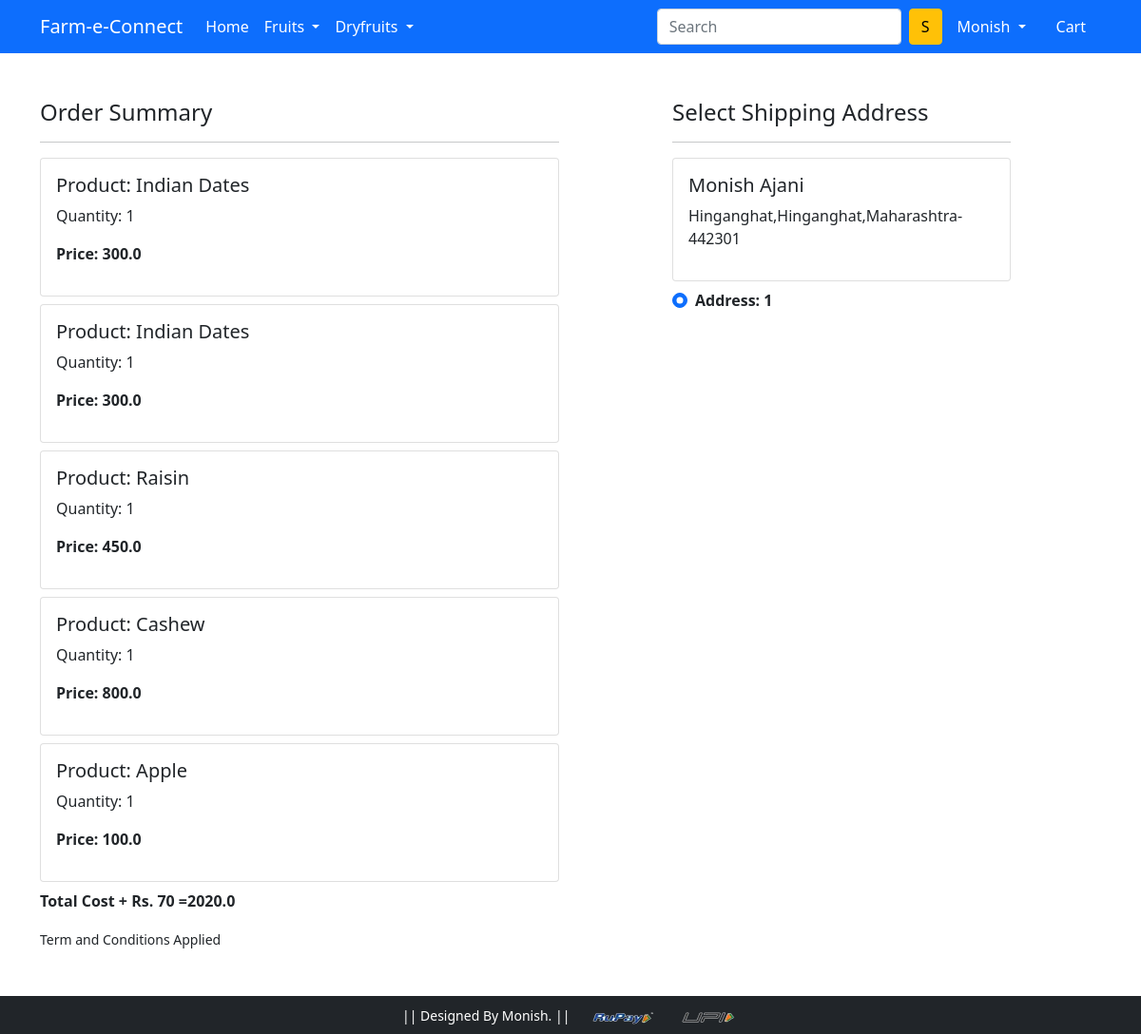
Page /checkout/ (signed in) on the committed database.
### app/models.py (models this page shows, shortened)
class cart(models.Model):
    user=models.ForeignKey(User,on_delete=models.CASCADE)
    product=models.ForeignKey(Product,on_delete=models.CASCADE)
    quantity=models.PositiveIntegerField(default=1)
    @property
    def totalcost(self):
        return self.quantity * self.product.discount_price

class Product(models.Model):
    title=models.CharField(max_length=100)
    selling_price=models.FloatField()
    discount_price=models.FloatField()
    description=models.TextField()
    brand=models.CharField(max_length=100)
    category=models.CharField(choices=CATEGORY_CHOICES,max_length=2)
    product_image=models.ImageField(upload_to='productimg')

class Customer(models.Model):
    user=models.ForeignKey(User,on_delete=models.CASCADE)
    name=models.CharField(max_length=200)
    locality=models.CharField(max_length=200)
    city=models.CharField(max_length=250)
    zipcode=models.IntegerField()
    state=models.CharField(choices=STATE_CHOICES,max_length=50)

### app/views.py (the view)
# urls.py: path('checkout/', views.checkout, name='checkout'),
@login_required
def checkout(request):
 user=request.user
 add=Customer.objects.filter(user=user)
 cart_items=cart.objects.filter(user=user)
 amount=0.0
 shipping_amount=70.0
 cart_product=[p  for p in cart.objects.all() if p.user == request.user]
 if cart_items:
  for p in cart_product:
    tempamount=(p.quantity * p.product.discount_price)
    amount+=tempamount
  totalamount=amount+shipping_amount
 return render(request, 'app/checkout.html',{'add':add, 'totalamount':totalamount,'cart_items':cart_items})

### app/templates/app/checkout.html (shortened to what this page needs)
{% extends 'app/base.html' %}
{% load static %}
{% block main-content %}
<div class="container">
 <div class="row mt-5">
  <div class="col-sm-6">
    <h4>Order Summary</h4>
    <hr>
    {% for item in cart_items %}
      <div class="card mb-2">
        <div class="card-body">
          <h5>Product: {{item.product.title}}</h5>
          <p>Quantity: {{item.quantity}}</p>
          <p class="fw-bold">Price: {{item.totalcost}}</p>
        </div>
      </div>
    {% endfor %}
    <P class="fw-bold">Total Cost + Rs. 70 ={{totalamount}}</p>
    <small>Term and Conditions Applied</small>
  </div>
  <div class="col-sm-4 offset-sm-1">
    <h4>Select Shipping Address</h4>
    <hr>
    <form action="/paymentdone" id="myform">
      {% for ad in add %}
      <div class="card">
        <div class="card-body">
        <h5>{{ad.name}}</h5>
        <p>{{ad.locality}},{{ad.city}},{{ad.state}}-{{ad.zipcode}}</p>
        </div>
      </div>
        <div class="form-check mt-2 mb-5">
          <input class="form-check-input" type="radio" name="custid" id="custadd{{forloop.counter}}" value="{{ad.id}}" checked>
          <label class="form-check-label fw-bold" for="custadd{{forloop.counter}}">
            Address: {{forloop.counter}} </label>
        </div>
        {% endfor %}
      </form>
    </div>
  </div>
</div>
{% endblock main-content %}

### app/templates/app/base.html (shortened to what this page needs)
<!doctype html>
{% load static %}
<html lang="en">
<head>
    <link href="https://cdn.jsdelivr.net/npm/bootstrap@5.0.0-beta1/dist/css/bootstrap.min.css" rel="stylesheet">
    <link rel="stylesheet" href="{% static 'app/css/owl.carousel.min.css' %}">
    <link rel="stylesheet" href="{% static 'app/css/all.min.css' %}">
    <link rel="stylesheet" href="{% static 'app/css/style.css' %}">
</head>
<body>
<nav class="navbar navbar-expand-lg navbar-dark bg-primary">
  <div class="container">
    <a class="navbar-brand bg-primary" href="/">Farm-e-Connect</a>
      <div class="collapse navbar-collapse" id="navbarSupportedContent">
        <ul class="navbar-nav me-auto mb-2 mb-lg-0">
          <li class="nav-item">
            <a class="nav-link active text-white" aria-current="page" href="/">Home</a>
          </li>
          <li class="nav-item dropdown">
            <a class="nav-link dropdown-toggle text-white" href="#" id="electronicsDropdown" role="button" data-bs-toggle="dropdown" aria-expanded="false">
              Fruits
            </a>
          </li>
          <li class="nav-item dropdown">
            <a class="nav-link dropdown-toggle text-white" href="#" id="fashionDropdown" role="button" data-bs-toggle="dropdown" aria-expanded="false">
               Dryfruits
            </a>
          </li>
        </ul>
        <form class="d-flex" method='get' action="{% url 'search' %}">
          <input class="form-control me-2" type="search" name='search'  placeholder="Search" aria-label="Search" >
          <button class="btn btn-warning" type="submit">S</button>
        </form>
        <div>
            <ul class="navbar-nav me-auto mb-2 mb-lg-0">
              <li class="nav-item dropdown mx-2">
                {% if request.user.is_authenticated %}
                <a class="nav-link dropdown-toggle text-white" href="#" id="profileDropdown" role="button" data-bs-toggle="dropdown" aria-expanded="false">
                  {{request.user|capfirst}}
                </a>
                </li>
                <li class="nav-item mx-2">
                <a href="{% url 'showcart' %}" class="nav-link text-white"> Cart </a>
                </li>
            {% endif %}
          </ul>
         </div>
       </div>
     </div>
    </nav>
    {% block main-content %} {% endblock main-content %}
    <footer class="container-fluid bg-dark text-center p-2 mt-5">
        <small class="text-white"> || Designed By Monish. || </small>
        <img src="{% static 'app/images/p1.png' %}" alt="" srcset="" class="img-fluid" height="2px">
    </footer>
  </body>
</html>

### rows in the picture
cart: product "Indian Dates", quantity "1", totalcost "300.0"
cart: product "Indian Dates", quantity "1", totalcost "300.0"
cart: product "Raisin", quantity "1", totalcost "450.0"
cart: product "Cashew", quantity "1", totalcost "800.0"
cart: product "Apple", quantity "1", totalcost "100.0"
Customer: name "Monish Ajani", locality "Hinganghat", city "Hinganghat", state "Maharashtra", zipcode "442301"

### other values in the picture
{{ request.user|capfirst }} "Monish"
{{ totalamount }} "2020.0"
